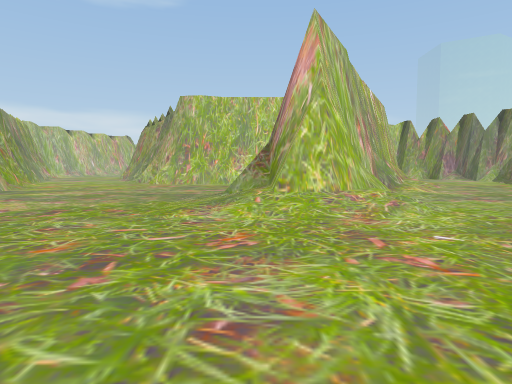
[1] (above)

22 first-person views from a walk through a 3-D level made in the Unity game engine. The camera is 1.2 m above the floor, tilts 4° down and sees 75° across. The floor is counted in squares, 1.8 m on a side. Each view is taken from the middle of a square. On the plan, view 1 faces up. The plan holds only what a view shows up to about 10 squares ahead; the rest is blank. The place goes on beyond the plan. The player is left out. Some animated figures are not drawn.

[2]
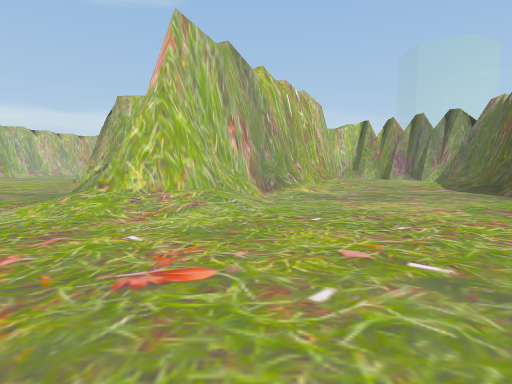

[3]
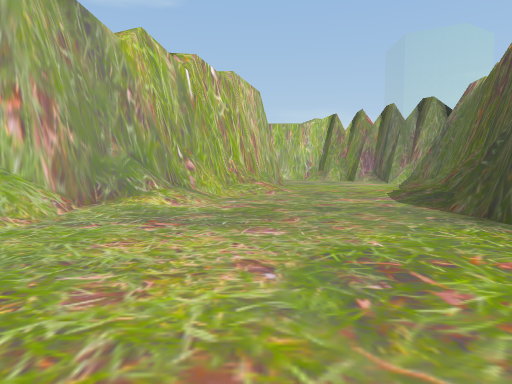

[4]
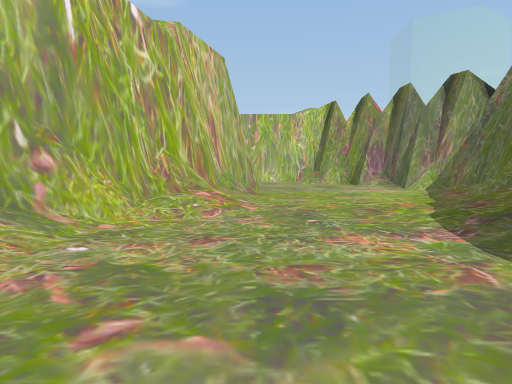

[5]
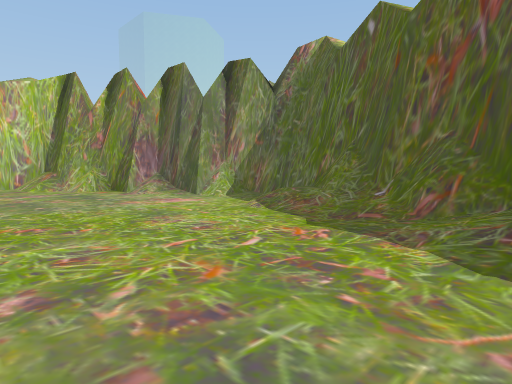

[6]
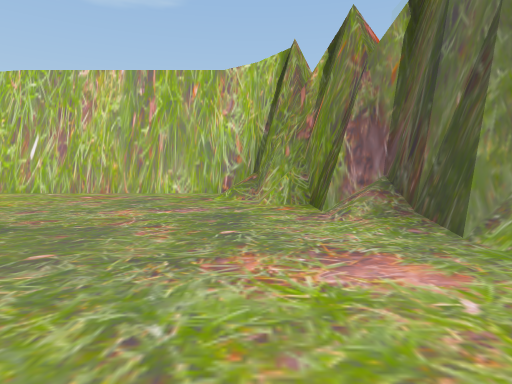

[7]
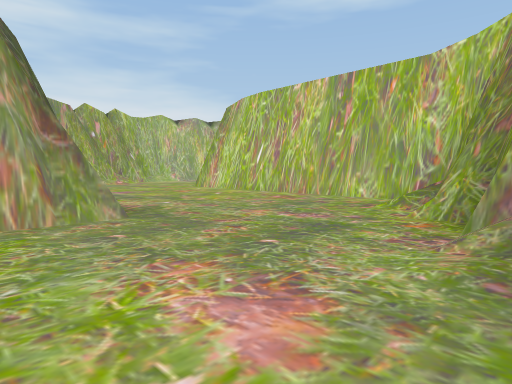

[8]
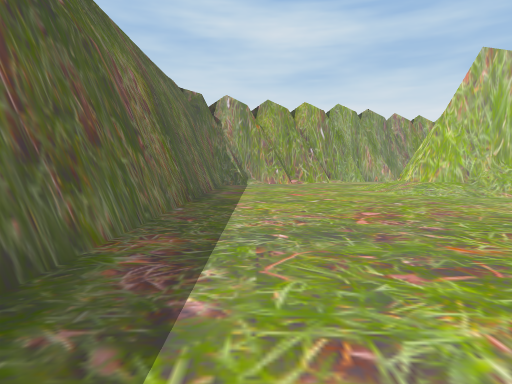

[9]
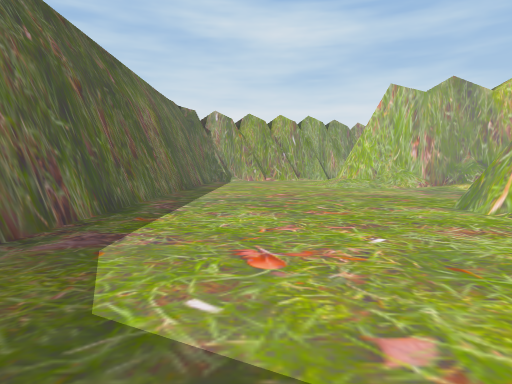

[10]
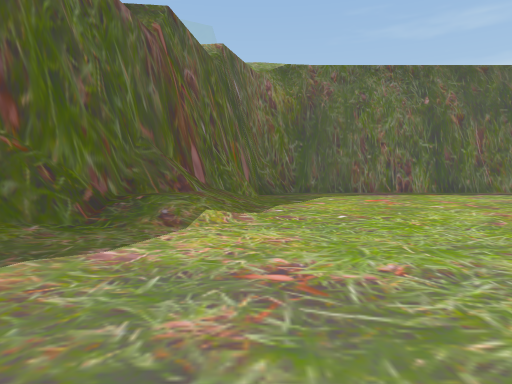

[11]
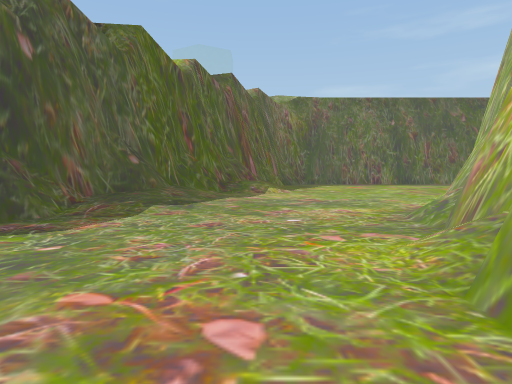

[12]
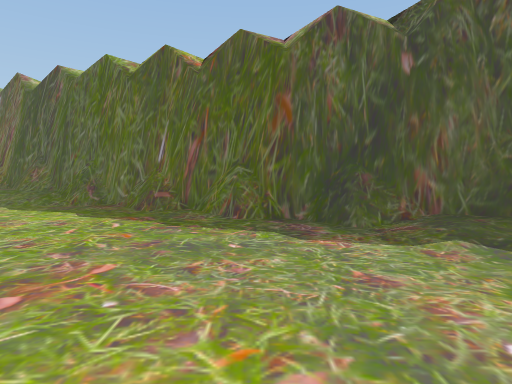

[13]
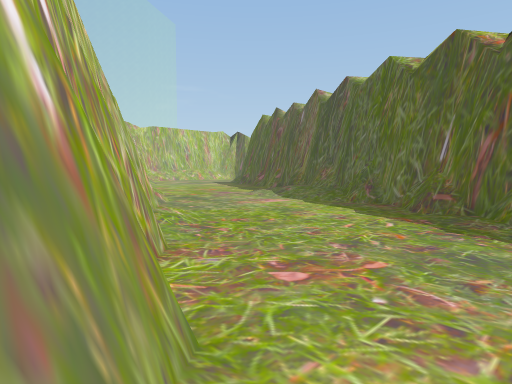

[14]
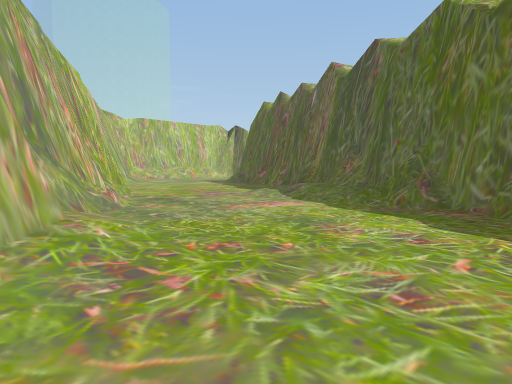

[15]
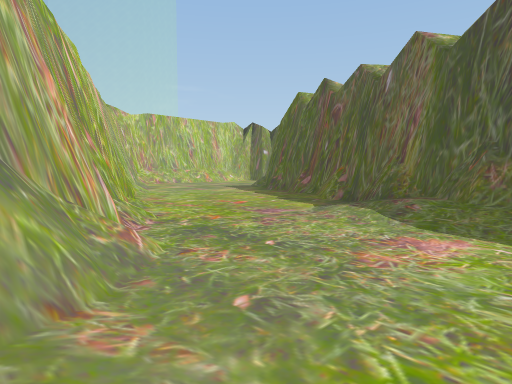

[16]
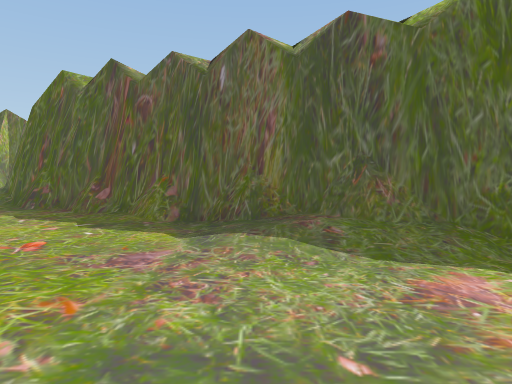

[17]
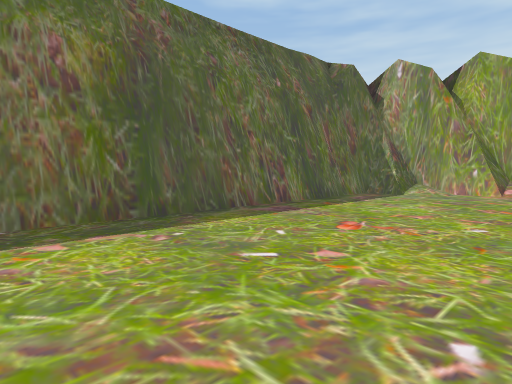

[18]
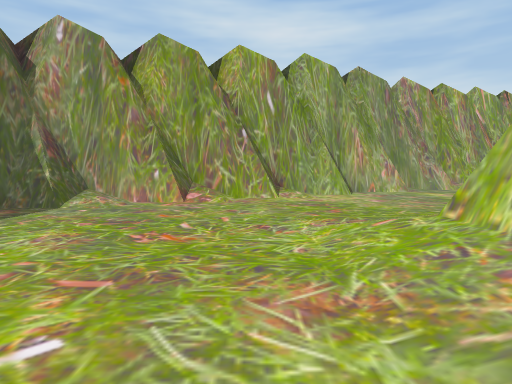

[19]
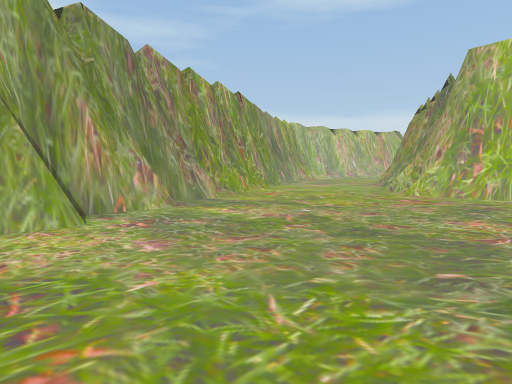

[20]
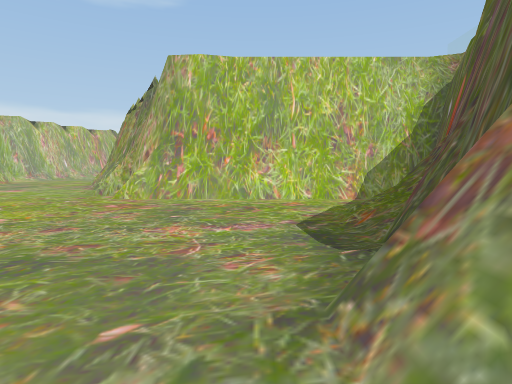

[21]
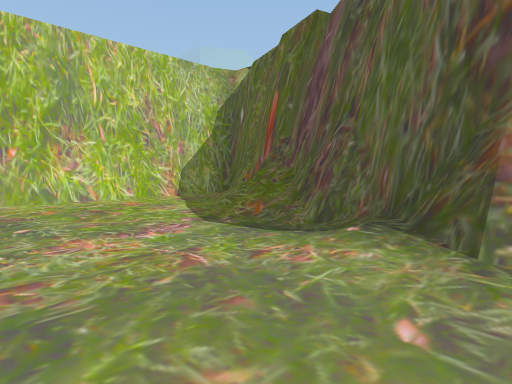

[22]
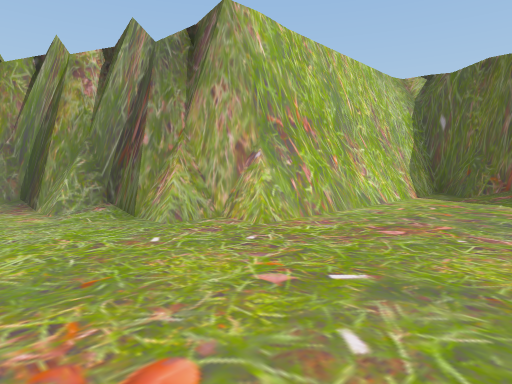

### Floor plan
Key: @ floor where view 1 was taken; # wall or solid block; . main floor; : floor 0.5 m higher than the main floor; / step, stairs or slope.
Columns run from 8 left of view 1 to 28 right of it. Each row starts with its distance up from view 1.
 25                              /.  ..##
 24             //////##        #/.....#
 23             .....//#        /...../#
 22             .....//##      #/.....##
 21            ......./.#      /...../#
 20  ##        ......../#    ##/...//##
 19  /#         ......./##   #/...//##
 18  .##           #..../#   #/.../:#
 17  ./#           #.....#   /..../##
 16 ...##         ##..../#  #/..../#
 15 ....###########/...//#  /.....##
 14 ...........####/...//###/.....#
 13 .........//###//.../## /...../#
 12 ........./####/...//###/..../##
 11 /......../###/..../## /.....##
 10 #........###//..../#  /..../#
  9 #/....../###//....###/..../##
  8 ##...../###/......###/...//#
  7  #.....//##/......# /..../##
  6  ##....//#//......# ...../#
  5   #/....///............./##
  4   ##...................//#
  3    #/..................//#
  2    ##................../##
  1     #/.................##
  0     ##..@..............#
 -1      ###################

Where each view was taken, in squares from view 1:
view 1: 0 up, 0 right, facing up
view 2: 0 up, 3 right, facing up
view 3: 3 up, 6 right, facing up
view 4: 7 up, 7 right, facing up
view 5: 11 up, 7 right, facing up-right
view 6: 15 up, 10 right, facing up
view 7: 16 up, 12 right, facing up-left
view 8: 1 up, 11 right, facing left
view 9: 2 up, 15 right, facing left
view 10: 9 up, 15 right, facing down
view 11: 14 up, 16 right, facing down
view 12: 11 up, 14 right, facing right
view 13: 11 up, 14 right, facing up-right
view 14: 13 up, 16 right, facing up-right
view 15: 16 up, 17 right, facing up-right
view 16: 19 up, 18 right, facing right
view 17: 4 up, 6 right, facing down-left
view 18: 4 up, 3 right, facing left
view 19: 5 up, 1 left, facing up-left
view 20: 6 up, 1 left, facing up
view 21: 7 up, 3 left, facing up-right
view 22: 11 up, 8 left, facing up-right
